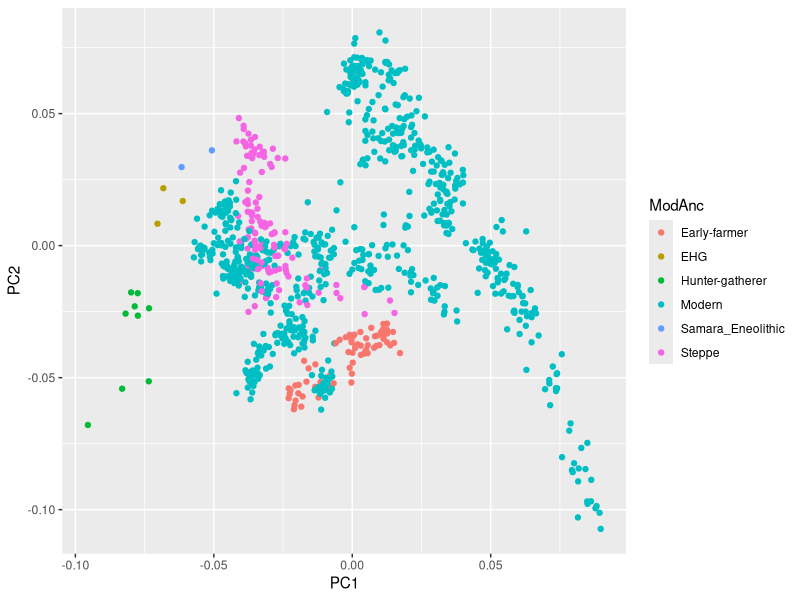
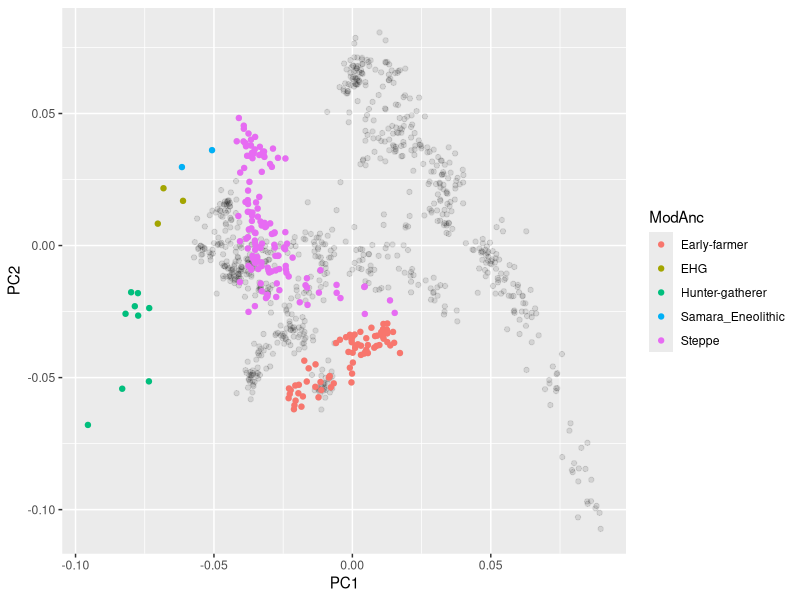
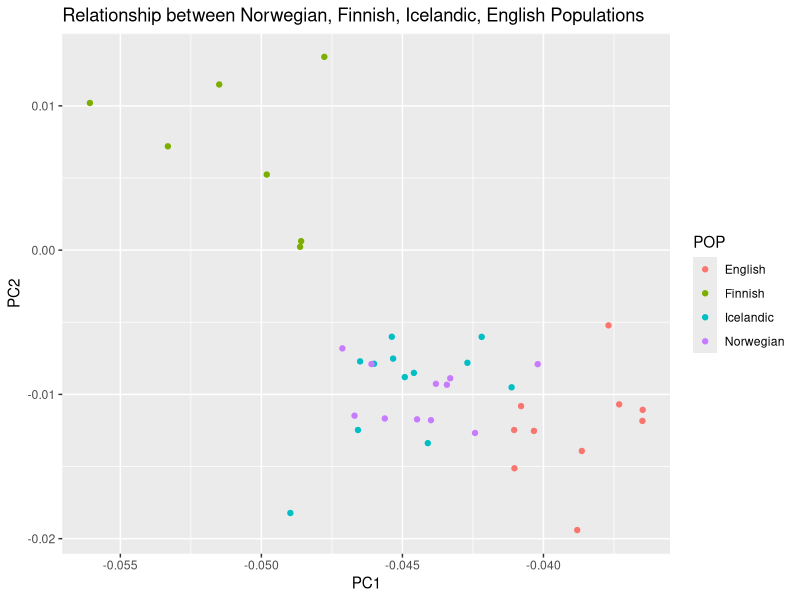
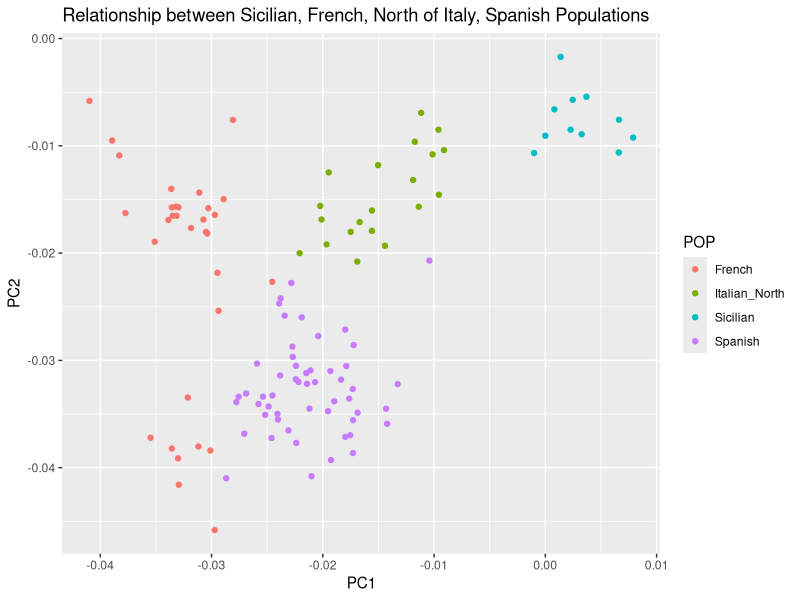
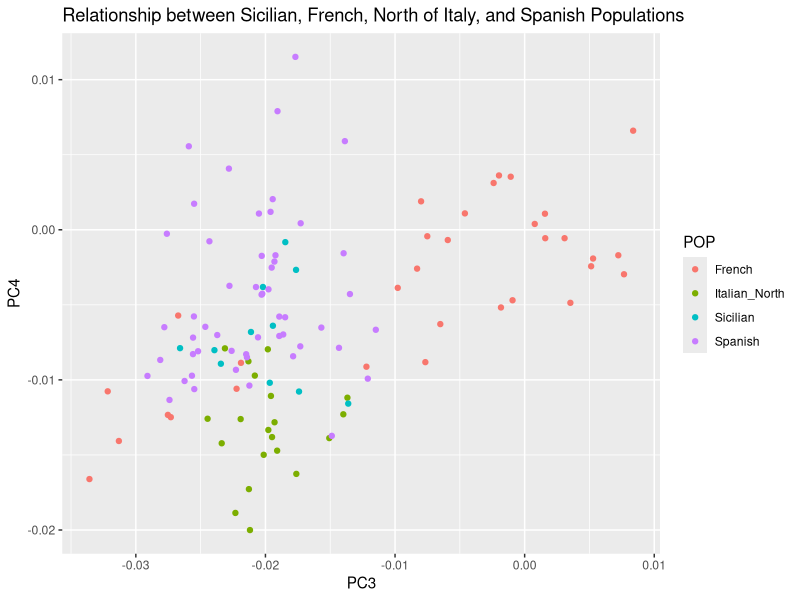
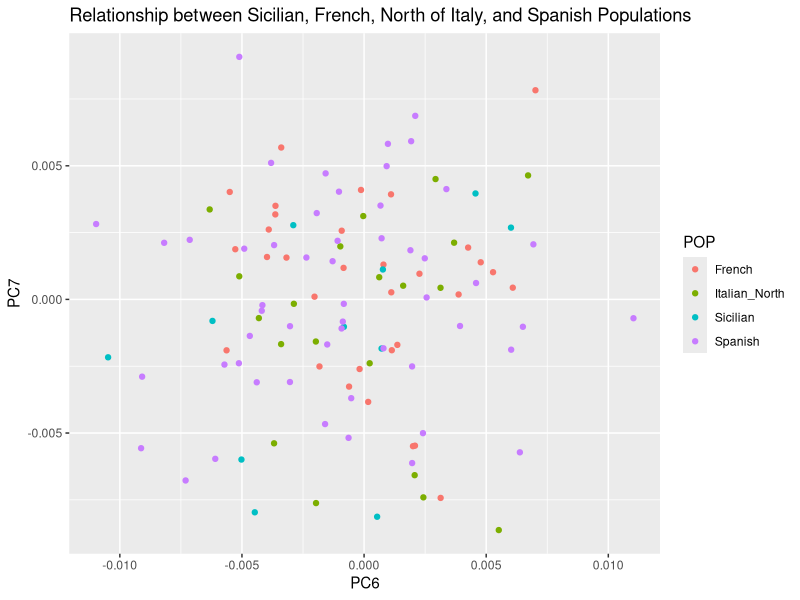
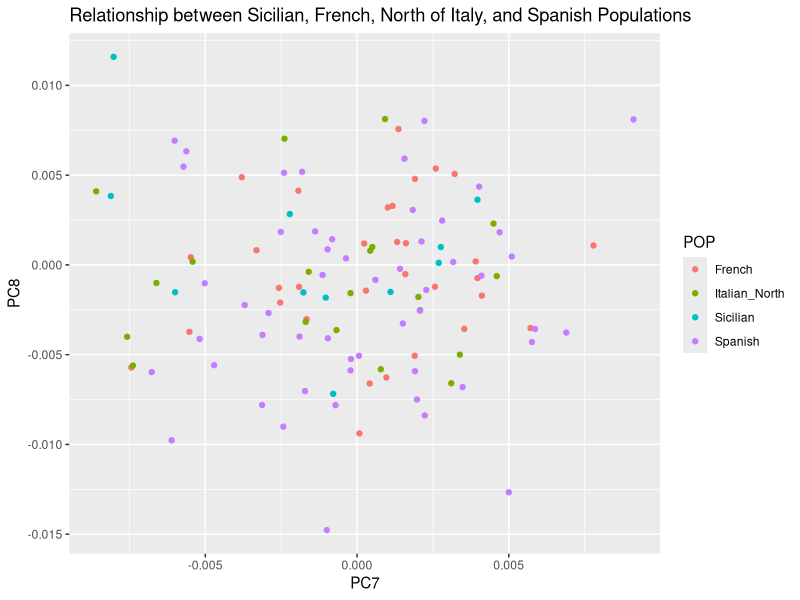
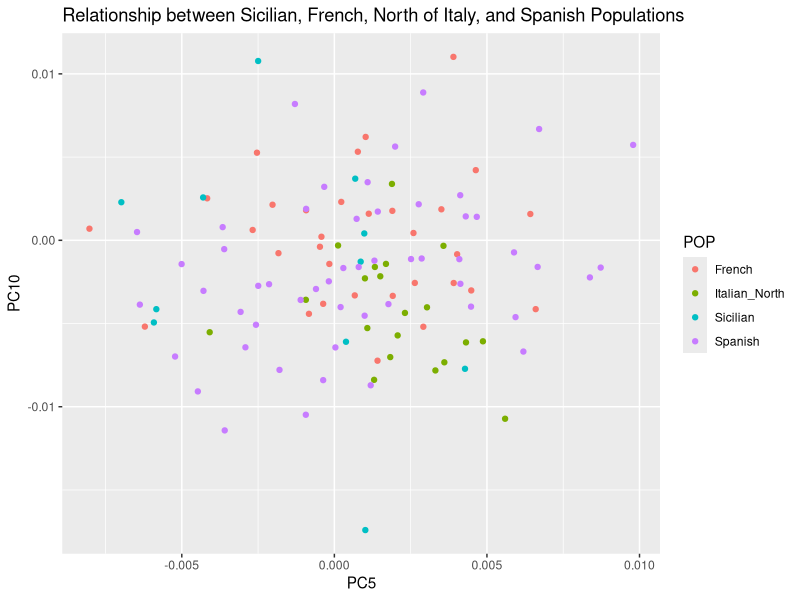

Source code (R) for these figures, in order:
## ---- chunk 1
library(tidyverse)
## ---- chunk 2
WE_table <- read.table(file = 'dataWE.txt',sep = "", header = TRUE) # sep = '' consider any white space
## ---- chunk 3
ggplot(WE_table, aes(PC1,PC2)) +
  geom_jitter(aes(color = ModAnc)) # jitter adds noise to avoid overplotting
## ---- chunk 4
ggplot(WE_table, aes(PC1,PC2))+
  geom_point(alpha = 0.1) +
  geom_jitter(data = WE_table |> filter(!ModAnc=="Modern"), aes(color = ModAnc))
## ---- chunk 5
ggplot(data = WE_table |> filter(POP %in% c('English', 'Norwegian', "Finnish", "Icelandic")), #filtering
       aes(x = PC1, y = PC2, colour = POP)
         )+
  geom_jitter()+
  labs(title = "Relationship between Norwegian, Finnish, Icelandic, English Populations")
## ---- chunk 6
our_choice <- c("Sicilian", "French", "Italian_North", "Spanish")
ggplot(data = WE_table |> filter(POP %in% our_choice), #Filtering on our choices
       aes(x = PC1, y = PC2, colour = POP) 
       )+
  geom_jitter()+
  labs(title = "Relationship between Sicilian, French, North of Italy, Spanish Populations")
## ---- chunk 7
ggplot(data = WE_table |>  filter(POP %in% our_choice), #Filtering on our choices
       aes(x = PC3, y = PC4, colour = POP)
       )+
  geom_jitter()+
  labs(title = "Relationship between Sicilian, French, North of Italy, and Spanish Populations")
## ---- chunk 8
filtered <-  WE_table |> filter(POP%in% our_choice)
## ---- chunk 9
# PC6 and PC7
ggplot(data = WE_table |>  filter(POP %in% our_choice), #Filtering on our choices
       aes(x = PC6, y = PC7, colour = POP)
       )+
  geom_jitter()+
  labs(title = "Relationship between Sicilian, French, North of Italy, and Spanish Populations")

# PC7 and PC8
ggplot(data = WE_table |>  filter(POP %in% our_choice), #Filtering on our choices
       aes(x = PC7, y = PC8, colour = POP)
       )+
  geom_jitter()+
  labs(title = "Relationship between Sicilian, French, North of Italy, and Spanish Populations")

# PC5 and PC10
ggplot(data = WE_table |> filter(POP %in% our_choice), #Filtering on our choices
       aes(x = PC5, y = PC10, colour = POP)
       )+
  geom_jitter()+
  labs(title = "Relationship between Sicilian, French, North of Italy, and Spanish Populations")
## ---- chunk 10
# ?merge  --> merge two data frames by common columns or row names
WE_LatLong <- read.table("dataWE_LatLong.txt", header = TRUE)
WE_merged <- merge(x = WE_table, y= WE_LatLong, by = "IND") # merging by the IND column
# Correlation between Latitude and PC1
plot(
  x = WE_merged$Latitude, 
  y = WE_merged$PC1,
  main = "Correlation Between Latitude and PC1",  # Title of the plot
  xlab = "Latitude",  # Label for the x-axis
  ylab = "PC1"        # Label for the y-axis
)
Cor_Lat_PC1 <- cor.test(WE_merged$Latitude, WE_merged$PC1)
Cor_Lat_PC1

# Correlation between Latitude and PC2
plot(
  x = WE_merged$Latitude, 
  y = WE_merged$PC2,
  main = "Correlation Between Latitude and PC2", 
  xlab = "Latitude", 
  ylab = "PC2"
)
Cor_Lat_PC2 <- cor.test(WE_merged$Latitude, WE_merged$PC2)
Cor_Lat_PC2

# Correlation between Longitude and PC1
plot(
  x = WE_merged$Longitude, 
  y = WE_merged$PC1,
  main = "Correlation Between Longitude and PC1", 
  xlab = "Longitude", 
  ylab = "PC1"
)
Cor_Lon_PC1 <- cor.test(WE_merged$Longitude, WE_merged$PC1)
Cor_Lon_PC1

# Correlation between Longitude and PC2
plot(
  x = WE_merged$Longitude, 
  y = WE_merged$PC2,
  main = "Correlation Between Longitude and PC2", 
  xlab = "Longitude", 
  ylab = "PC2"
)
Cor_Lon_PC2 <- cor.test(WE_merged$Longitude, WE_merged$PC2)
Cor_Lat_PC2

Correlations <- data.frame(
  Group = c("Lat_PC1", "Lat_PC2", "Lon_PC1", "Lon_PC2"),
 Correlation_Coefficient = c(
    as.numeric(Cor_Lat_PC1$estimate),
    as.numeric(Cor_Lat_PC2$estimate),
    as.numeric(Cor_Lon_PC1$estimate),
    as.numeric(Cor_Lon_PC2$estimate)
  ),
  P_value = c(Cor_Lat_PC1$p.value, Cor_Lat_PC2$p.value, Cor_Lon_PC1$p.value, Cor_Lon_PC2$p.value)
  )
Correlations
## ---- chunk 11
# Import dataset
EE_table <- read.table("dataEE.txt", header = TRUE, sep = "\t", stringsAsFactors = FALSE)

# Plot
ggplot(data = EE_table, aes(x = PC1, y = PC2, colour = POP))+
  geom_jitter()+
  labs(title = "Relationship between Russia Baikal, Russia Bering, Russia, USA Aleut, USA Kuskokwim, and Siberian Populations")
## ---- chunk 12
# Plot
ggplot(data = EE_table, aes(x = PC3, y = PC4, colour = POP))+
  geom_jitter()+
  labs(title = "Relationship between Russia Baikal, Russia Bering, Russia, USA Aleut, USA Kuskokwim, and Siberian Populations")
